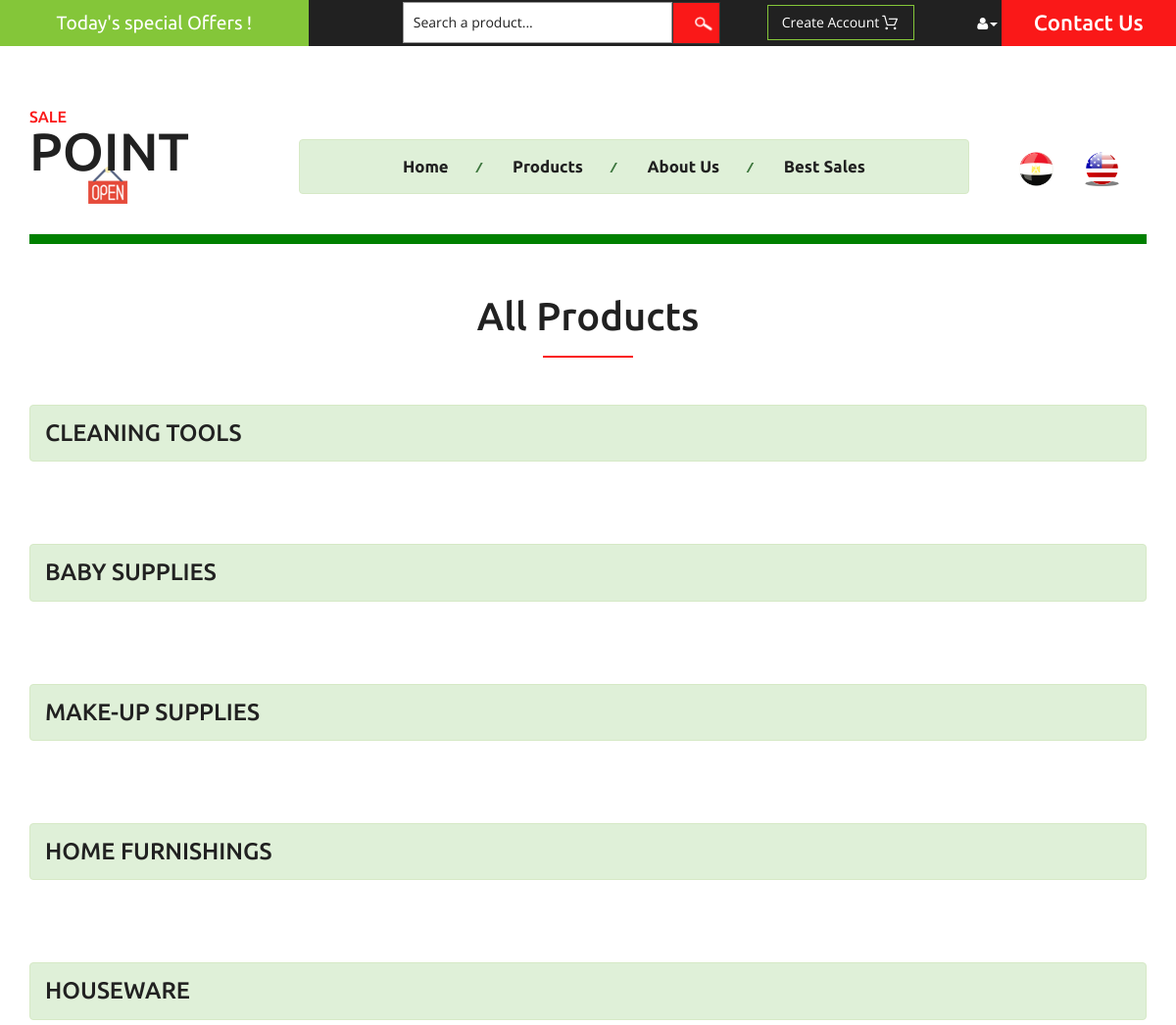
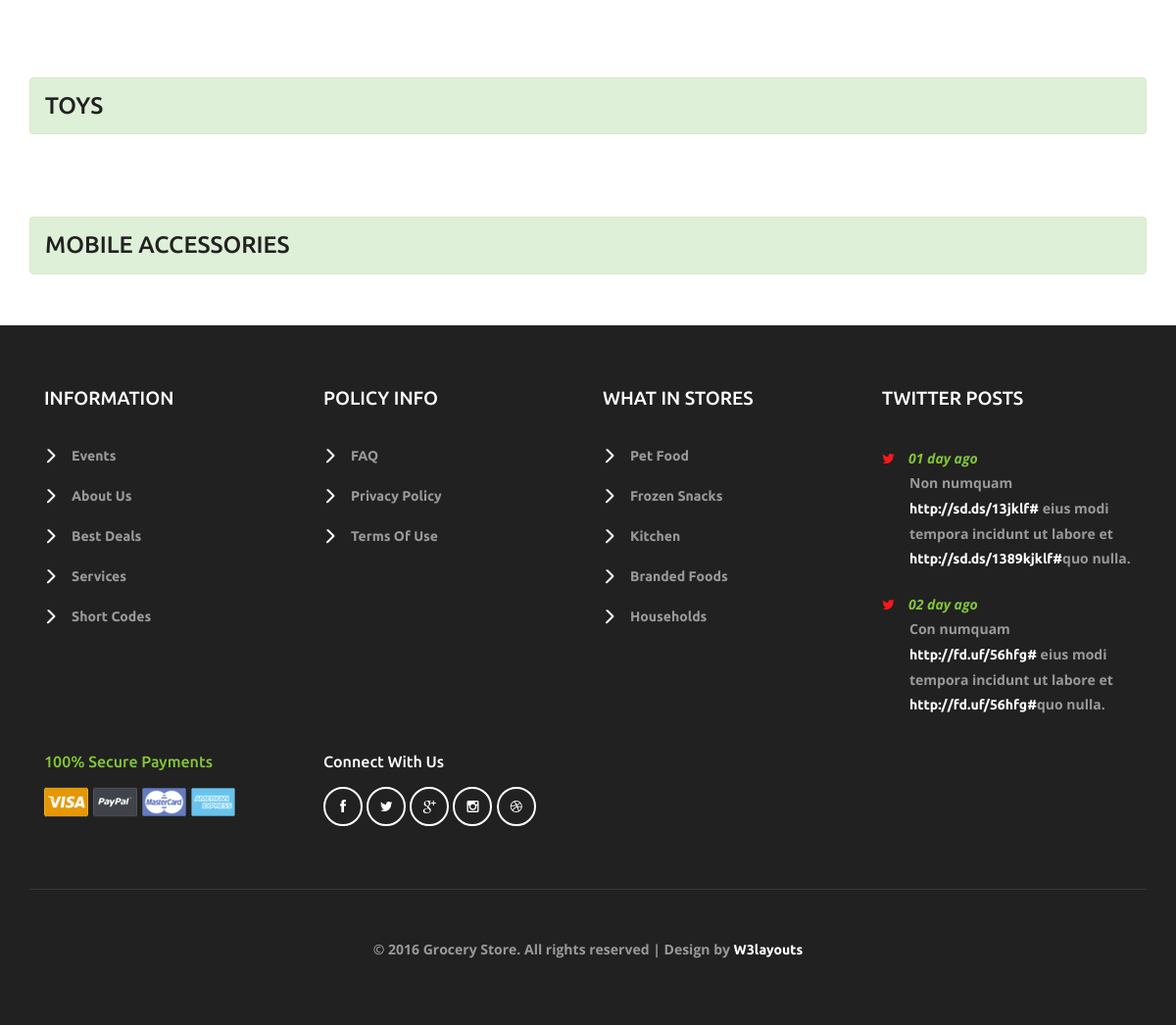
The page /AllProducts.php on the database its author committed (2 pictures, top to bottom).
### tables this page shows
CREATE TABLE `department` (
  `DepartmentNo` int(11) NOT NULL,
  `Name` varchar(100) DEFAULT NULL,
  `NameAr` varchar(100) DEFAULT NULL,
  `details` varchar(550) NOT NULL,
  `detailsar` varchar(550) NOT NULL
);

### Classes/Database.php (called while the page is built, shortened)
<?php
    class Database
    {
        var $conn;
        function __construct()
        {
            $this->conn=mysqli_connect("mysql5044.site4now.net","a6e60d_salepoi","ABC@123456","db_a6e60d_salepoi");
        }
      function GetData($select)
      {
        $result= mysqli_query($this->conn,$select);
        return $result;
      }
    }
?>

### Classes/Department.php (called while the page is built, shortened)
<?php
include_once "Database.php";
class Department extends Database implements Operations
{
    public function GetAll(){
        return parent::GetData("SELECT * FROM `department`");
    }
}
?>

### AllProducts.php (the view, shortened to what this page needs)
<?php
if(isset($_SESSION["id"]))
include_once "HeaderAfter.php";
else
include_once "HeaderBefore.php";
  ?>
<div class="w3l_banner_nav_right" style="width:95%;margin-left:30px;float: none;">
			<div class="w3ls_w3l_banner_nav_right_grid w3ls_w3l_banner_nav_right_grid_sub">
				<h3>All Products</h3>
                <?php
					include_once "Classes/Department.php";
					$dept=new Department();
                    if(isset($_GET["dno"]))
                        $rs=$dept->GetBydno($_GET["dno"]);
                    else
					    $rs=$dept->GetAll();
					while($row=mysqli_fetch_assoc($rs))
					{
			?>
				<div class="w3ls_w3l_banner_nav_right_grid1">
					<h6 class='alert alert-success'><?php echo $row["Name"]; ?> </h6>
				</div>
				 <?php } ?>
			</div>
		</div>
<?php
include_once "Footer.php";
?>

### rows shown on the page
department: Name "CLEANING TOOLS"
department: Name "BABY SUPPLIES"
department: Name "MAKE-UP SUPPLIES"
department: Name "HOME FURNISHINGS"
department: Name "HOUSEWARE"
department: Name "TOYS"
department: Name "MOBILE ACCESSORIES"
